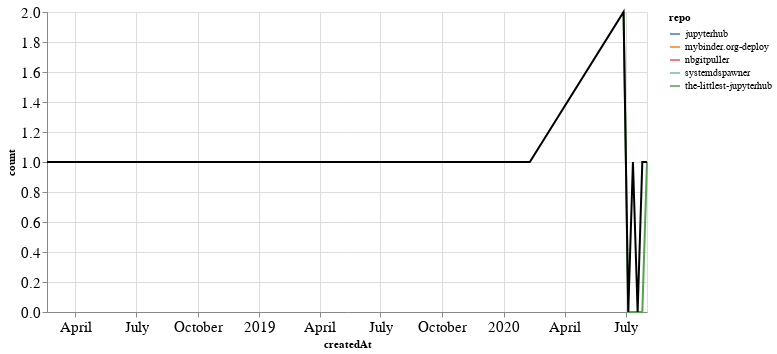

The cell this chart's notebook holds for it:
### Markdown cell above
## PRs

### Code cell
prs_time = prs.groupby('repo').resample('W', on='createdAt').count()['author'].reset_index()
prs_time = prs_time.rename(columns={'author': 'count'})
prs_time_total = prs_time.groupby('createdAt').agg({"count": "sum"}).reset_index()

ch1 = alt.Chart(prs_time, width=600).mark_line().encode(
    x='createdAt',
    y='count',
    color='repo',
    tooltip="repo"
)

ch2 = alt.Chart(prs_time_total, width=600).mark_line(color="black").encode(
    x='createdAt',
    y='count',
)

ch1 + ch2

### Figure 1 — Vega-Lite specification as saved in the notebook (floating-point values rounded to 4 significant figures)
{"config": {"axisLeft": {"labelFontSize": 15}, "axisBottom": {"labelFontSize": 15}}, "layer": [{"data": {"name": "data-f65a1b502aa7e4e07d93006a0848fbbc"}, "mark": "line", "encoding": {"color": {"type": "nominal", "field": "repo"}, "tooltip": {"type": "nominal", "field": "repo"}, "x": {"type": "temporal", "field": "createdAt"}, "y": {"type": "quantitative", "field": "count"}}, "width": 600}, {"data": {"name": "data-d00cbca57d7c1e13f602726f660215b0"}, "mark": {"type": "line", "color": "black"}, "encoding": {"x": {"type": "temporal", "field": "createdAt"}, "y": {"type": "quantitative", "field": "count"}}, "width": 600}], "$schema": "https://vega.github.io/schema/vega-lite/v4.8.1.json", "datasets": {"data-f65a1b502aa7e4e07d93006a0848fbbc": [{"repo": "jupyterhub", "createdAt": "2020-07-12T00:00:00", "count": 1}, {"repo": "mybinder.org-deploy", "createdAt": "2018-02-18T00:00:00", "count": 1}, {"repo": "nbgitpuller", "createdAt": "2020-02-09T00:00:00", "count": 1}, {"repo": "systemdspawner", "createdAt": "2020-07-26T00:00:00", "count": 1}, {"repo": "the-littlest-jupyterhub", "createdAt": "2020-06-28T00:00:00", "count": 2}, {"repo": "the-littlest-jupyterhub", "createdAt": "2020-07-05T00:00:00", "count": 0}, {"repo": "the-littlest-jupyterhub", "createdAt": "2020-07-12T00:00:00", "count": 0}, {"repo": "the-littlest-jupyterhub", "createdAt": "2020-07-19T00:00:00", "count": 0}, {"repo": "the-littlest-jupyterhub", "createdAt": "2020-07-26T00:00:00", "count": 0}, {"repo": "the-littlest-jupyterhub", "createdAt": "2020-08-02T00:00:00", "count": 1}], "data-d00cbca57d7c1e13f602726f660215b0": [{"createdAt": "2018-02-18T00:00:00", "count": 1}, {"createdAt": "2020-02-09T00:00:00", "count": 1}, {"createdAt": "2020-06-28T00:00:00", "count": 2}, {"createdAt": "2020-07-05T00:00:00", "count": 0}, {"createdAt": "2020-07-12T00:00:00", "count": 1}, {"createdAt": "2020-07-19T00:00:00", "count": 0}, {"createdAt": "2020-07-26T00:00:00", "count": 1}, {"createdAt": "2020-08-02T00:00:00", "count": 1}]}}
